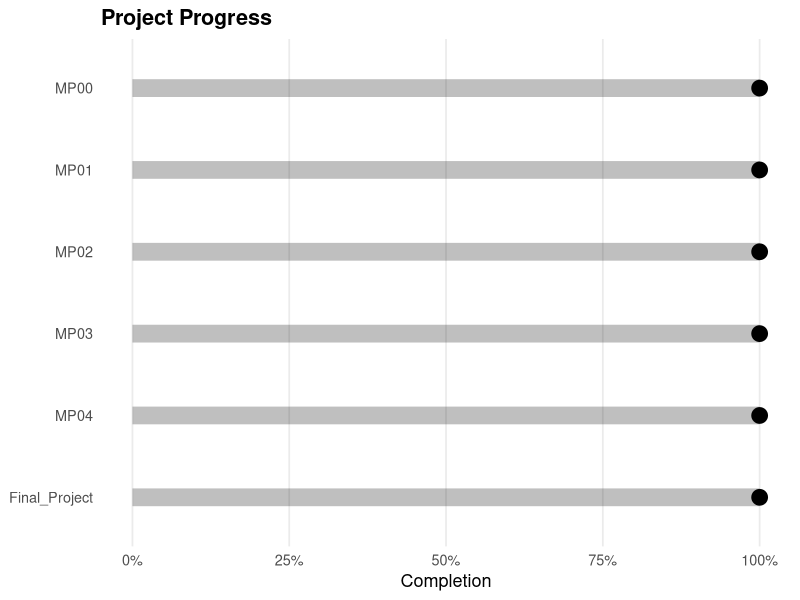

The R script that drew this image:
## ---- chunk 1
#| echo: false
#| message: false
#| warning: false
#| fig-width: 10
#| fig-height: 4.2

if (!require("ggplot2")) { install.packages("ggplot2", quiet=TRUE); library(ggplot2) }
if (!require("tibble"))  { install.packages("tibble",  quiet=TRUE); library(tibble) }

df <- tibble::tibble(
  mp = factor(
    c("MP00","MP01","MP02","MP03","MP04","Final_Project"),
    levels = rev(c("MP00","MP01","MP02","MP03","MP04","Final_Project"))
  ),
  progress = c(100, 100, 100, 100, 100, 100)
)

ggplot(df, aes(x = progress, y = mp)) +
  geom_segment(aes(x = 0, xend = progress, y = mp, yend = mp), linewidth = 6, alpha = 0.25) +
  geom_point(size = 5) +
  scale_x_continuous(limits = c(0, 100), labels = function(x) paste0(x, "%")) +
  labs(title = "Project Progress", x = "Completion", y = NULL) +
  theme_minimal(base_size = 13) +
  theme(
    panel.grid.major.y = element_blank(),
    panel.grid.minor = element_blank(),
    plot.title = element_text(face = "bold")
  )
